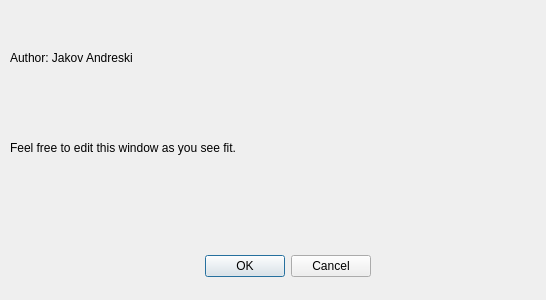
<?xml version="1.0" encoding="UTF-8"?>
<ui version="4.0">
 <class>About</class>
 <widget class="QDialog" name="About">
  <property name="geometry">
   <rect>
    <x>0</x>
    <y>0</y>
    <width>546</width>
    <height>300</height>
   </rect>
  </property>
  <property name="minimumSize">
   <size>
    <width>546</width>
    <height>300</height>
   </size>
  </property>
  <property name="maximumSize">
   <size>
    <width>546</width>
    <height>300</height>
   </size>
  </property>
  <property name="windowTitle">
   <string>Dialog</string>
  </property>
  <widget class="QDialogButtonBox" name="buttonBox">
   <property name="geometry">
    <rect>
     <x>30</x>
     <y>250</y>
     <width>341</width>
     <height>32</height>
    </rect>
   </property>
   <property name="orientation">
    <enum>Qt::Horizontal</enum>
   </property>
   <property name="standardButtons">
    <set>QDialogButtonBox::Cancel|QDialogButtonBox::Ok</set>
   </property>
  </widget>
  <widget class="QLabel" name="label">
   <property name="geometry">
    <rect>
     <x>10</x>
     <y>50</y>
     <width>211</width>
     <height>16</height>
    </rect>
   </property>
   <property name="text">
    <string>Author: Jakov Andreski</string>
   </property>
  </widget>
  <widget class="QLabel" name="label_2">
   <property name="geometry">
    <rect>
     <x>10</x>
     <y>140</y>
     <width>261</width>
     <height>16</height>
    </rect>
   </property>
   <property name="text">
    <string>Feel free to edit this window as you see fit.</string>
   </property>
  </widget>
 </widget>
 <resources/>
 <connections>
  <connection>
   <sender>buttonBox</sender>
   <signal>accepted()</signal>
   <receiver>About</receiver>
   <slot>accept()</slot>
   <hints>
    <hint type="sourcelabel">
     <x>248</x>
     <y>254</y>
    </hint>
    <hint type="destinationlabel">
     <x>157</x>
     <y>274</y>
    </hint>
   </hints>
  </connection>
  <connection>
   <sender>buttonBox</sender>
   <signal>rejected()</signal>
   <receiver>About</receiver>
   <slot>reject()</slot>
   <hints>
    <hint type="sourcelabel">
     <x>316</x>
     <y>260</y>
    </hint>
    <hint type="destinationlabel">
     <x>286</x>
     <y>274</y>
    </hint>
   </hints>
  </connection>
 </connections>
</ui>
